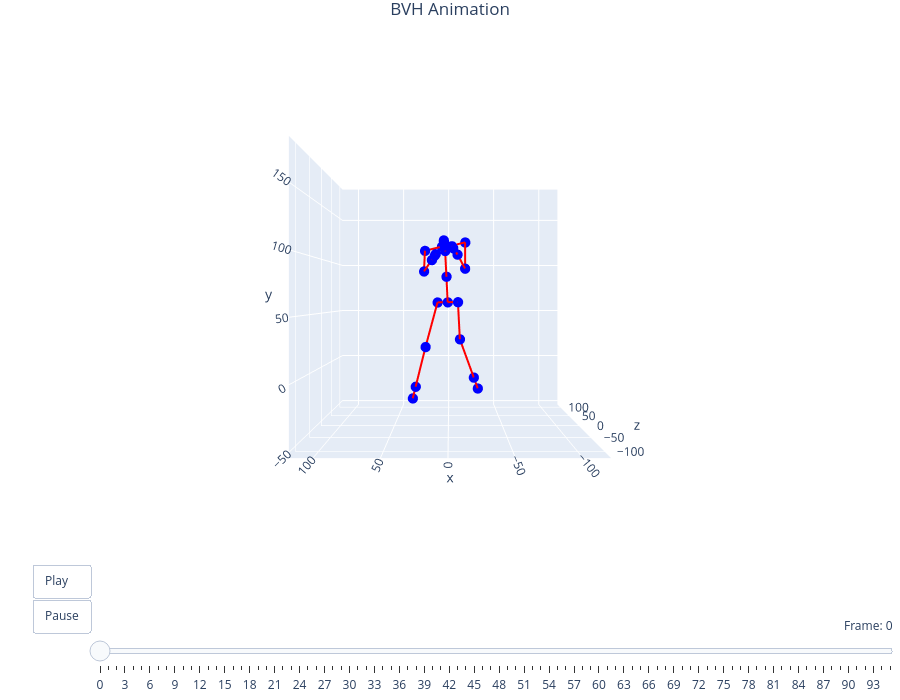

Notebook code cell kept with this figure:
### Code cell
filename = "fighter_002"
viewer = preview_bvh(f'bvh/{filename}.bvh', True, True)

### Figure 1 — Plotly figure (JSON) as saved in the notebook; plotly's stock layout.template omitted (floating-point values rounded to 4 significant figures)
{"data": [{"hoverinfo": "text", "marker": {"color": "blue", "size": 6}, "mode": "markers", "showlegend": false, "text": ["Hips", "Spine", "Chest", "Neck", "Head", "Head_end", "LeftCollar", "LeftShoulder", "LeftArm", "LeftForeArm", "LeftHand", "LeftHand_end", "RightCollar", "RightShoulder", "RightArm", "RightForeArm", "RightHand", "RightHand_end", "LeftUpLeg", "LeftLeg", "LeftFoot", "LeftFoot_end", "RightUpLeg", "RightLeg", "RightFoot", "RightFoot_end"], "type": "scatter3d", "x": [0.6284, 1.816, 3.004, 3.456, 4.087, 4.051, 6.004, 21.57, 22.05, 14.57, 11.99, 11.22, 0.003911, -15.56, -15.09, -8.017, -4.23, -3.094, 10.09, 21.07, 30.75, 33.66, -8.832, -10.79, -24.76, -28.95], "y": [60.15, 83.86, 107.6, 111.8, 115.5, 114.9, 111.6, 107.6, 88.22, 97.71, 101.6, 102.7, 111.6, 115.6, 90.75, 102.2, 107.4, 109.0, 60.01, 18.94, -19.22, -30.67, 60.3, 25.22, -13.81, -25.51], "z": [-0.1909, -1.265, -2.339, -10.66, -23.15, -19.29, -2.341, -3.993, -13.95, -28.03, -29.53, -29.98, -2.34, -0.6877, -14.64, -33.65, -37.78, -39.02, 1.185, -3.42, 7.607, 10.91, -1.566, 9.321, 33.46, 40.7]}, {"hoverinfo": "none", "line": {"color": "red", "width": 4}, "mode": "lines", "showlegend": false, "type": "scatter3d", "x": [1.816, 0.6284, null, 3.004, 1.816, null, 3.456, 3.004, null, 4.087, 3.456, null, 4.051, 4.087, null, 6.004, 3.004, null, 21.57, 6.004, null, 22.05, 21.57, null, 14.57, 22.05, null, 11.99, 14.57, null, 11.22, 11.99, null, 0.003911, 3.004, null, -15.56, 0.003911, null, -15.09, -15.56, null, -8.017, -15.09, null, -4.23, -8.017, null, -3.094, -4.23, null, 10.09, 0.6284, null, 21.07, 10.09, null, 30.75, 21.07, null, 33.66, 30.75, null, -8.832, 0.6284, null, -10.79, -8.832, null, -24.76, -10.79, null, -28.95, -24.76, null], "y": [83.86, 60.15, null, 107.6, 83.86, null, 111.8, 107.6, null, 115.5, 111.8, null, 114.9, 115.5, null, 111.6, 107.6, null, 107.6, 111.6, null, 88.22, 107.6, null, 97.71, 88.22, null, 101.6, 97.71, null, 102.7, 101.6, null, 111.6, 107.6, null, 115.6, 111.6, null, 90.75, 115.6, null, 102.2, 90.75, null, 107.4, 102.2, null, 109.0, 107.4, null, 60.01, 60.15, null, 18.94, 60.01, null, -19.22, 18.94, null, -30.67, -19.22, null, 60.3, 60.15, null, 25.22, 60.3, null, -13.81, 25.22, null, -25.51, -13.81, null], "z": [-1.265, -0.1909, null, -2.339, -1.265, null, -10.66, -2.339, null, -23.15, -10.66, null, -19.29, -23.15, null, -2.341, -2.339, null, -3.993, -2.341, null, -13.95, -3.993, null, -28.03, -13.95, null, -29.53, -28.03, null, -29.98, -29.53, null, -2.34, -2.339, null, -0.6877, -2.34, null, -14.64, -0.6877, null, -33.65, -14.64, null, -37.78, -33.65, null, -39.02, -37.78, null, 1.185, -0.1909, null, -3.42, 1.185, null, 7.607, -3.42, null, 10.91, 7.607, null, -1.566, -0.1909, null, 9.321, -1.566, null, 33.46, 9.321, null, 40.7, 33.46, null]}], "layout": {"height": 700, "margin": {"b": 0, "l": 0, "r": 0, "t": 30}, "scene": {"aspectmode": "cube", "camera": {"center": {"x": 0, "y": 0, "z": 0}, "eye": {"x": 0, "y": 0, "z": -2.5}, "up": {"x": 0, "y": 1, "z": 0}}, "xaxis": {"range": [-120.8, 117.7]}, "yaxis": {"range": [-54.28, 184.2]}, "zaxis": {"range": [-120.8, 117.7]}}, "sliders": [{"active": 0, "currentvalue": {"prefix": "Frame: ", "visible": true, "xanchor": "right"}, "len": 0.9, "pad": {"b": 10, "t": 50}, "steps": [{"args": [["frame_0"], {"frame": {"duration": 0, "redraw": true}, "mode": "immediate"}], "label": "0", "method": "animate"}, {"args": [["frame_1"], {"frame": {"duration": 0, "redraw": true}, "mode": "immediate"}], "label": "1", "method": "animate"}, {"args": [["frame_2"], {"frame": {"duration": 0, "redraw": true}, "mode": "immediate"}], "label": "2", "method": "animate"}, {"args": [["frame_3"], {"frame": {"duration": 0, "redraw": true}, "mode": "immediate"}], "label": "3", "method": "animate"}, {"args": [["frame_4"], {"frame": {"duration": 0, "redraw": true}, "mode": "immediate"}], "label": "4", "method": "animate"}, {"args": [["frame_5"], {"frame": {"duration": 0, "redraw": true}, "mode": "immediate"}], "label": "5", "method": "animate"}, {"args": [["frame_6"], {"frame": {"duration": 0, "redraw": true}, "mode": "immediate"}], "label": "6", "method": "animate"}, {"args": [["frame_7"], {"frame": {"duration": 0, "redraw": true}, "mode": "immediate"}], "label": "7", "method": "animate"}, {"args": [["frame_8"], {"frame": {"duration": 0, "redraw": true}, "mode": "immediate"}], "label": "8", "method": "animate"}, {"args": [["frame_9"], {"frame": {"duration": 0, "redraw": true}, "mode": "immediate"}], "label": "9", "method": "animate"}, {"args": [["frame_10"], {"frame": {"duration": 0, "redraw": true}, "mode": "immediate"}], "label": "10", "method": "animate"}, {"args": [["frame_11"], {"frame": {"duration": 0, "redraw": true}, "mode": "immediate"}], "label": "11", "method": "animate"}, {"args": [["frame_12"], {"frame": {"duration": 0, "redraw": true}, "mode": "immediate"}], "label": "12", "method": "animate"}, {"args": [["frame_13"], {"frame": {"duration": 0, "redraw": true}, "mode": "immediate"}], "label": "13", "method": "animate"}, {"args": [["frame_14"], {"frame": {"duration": 0, "redraw": true}, "mode": "immediate"}], "label": "14", "method": "animate"}, {"args": [["frame_15"], {"frame": {"duration": 0, "redraw": true}, "mode": "immediate"}], "label": "15", "method": "animate"}, {"args": [["frame_16"], {"frame": {"duration": 0, "redraw": true}, "mode": "immediate"}], "label": "16", "method": "animate"}, {"args": [["frame_17"], {"frame": {"duration": 0, "redraw": true}, "mode": "immediate"}], "label": "17", "method": "animate"}, {"args": [["frame_18"], {"frame": {"duration": 0, "redraw": true}, "mode": "immediate"}], "label": "18", "method": "animate"}, {"args": [["frame_19"], {"frame": {"duration": 0, "redraw": true}, "mode": "immediate"}], "label": "19", "method": "animate"}, {"args": [["frame_20"], {"frame": {"duration": 0, "redraw": true}, "mode": "immediate"}], "label": "20", "method": "animate"}, {"args": [["frame_21"], {"frame": {"duration": 0, "redraw": true}, "mode": "immediate"}], "label": "21", "method": "animate"}, {"args": [["frame_22"], {"frame": {"duration": 0, "redraw": true}, "mode": "immediate"}], "label": "22", "method": "animate"}, {"args": [["frame_23"], {"frame": {"duration": 0, "redraw": true}, "mode": "immediate"}], "label": "23", "method": "animate"}, {"args": [["frame_24"], {"frame": {"duration": 0, "redraw": true}, "mode": "immediate"}], "label": "24", "method": "animate"}, {"args": [["frame_25"], {"frame": {"duration": 0, "redraw": true}, "mode": "immediate"}], "label": "25", "method": "animate"}, {"args": [["frame_26"], {"frame": {"duration": 0, "redraw": true}, "mode": "immediate"}], "label": "26", "method": "animate"}, {"args": [["frame_27"], {"frame": {"duration": 0, "redraw": true}, "mode": "immediate"}], "label": "27", "method": "animate"}, {"args": [["frame_28"], {"frame": {"duration": 0, "redraw": true}, "mode": "immediate"}], "label": "28", "method": "animate"}, {"args": [["frame_29"], {"frame": {"duration": 0, "redraw": true}, "mode": "immediate"}], "label": "29", "method": "animate"}, {"args": [["frame_30"], {"frame": {"duration": 0, "redraw": true}, "mode": "immediate"}], "label": "30", "method": "animate"}, {"args": [["frame_31"], {"frame": {"duration": 0, "redraw": true}, "mode": "immediate"}], "label": "31", "method": "animate"}, {"args": [["frame_32"], {"frame": {"duration": 0, "redraw": true}, "mode": "immediate"}], "label": "32", "method": "animate"}, {"args": [["frame_33"], {"frame": {"duration": 0, "redraw": true}, "mode": "immediate"}], "label": "33", "method": "animate"}, {"args": [["frame_34"], {"frame": {"duration": 0, "redraw": true}, "mode": "immediate"}], "label": "34", "method": "animate"}, {"args": [["frame_35"], {"frame": {"duration": 0, "redraw": true}, "mode": "immediate"}], "label": "35", "method": "animate"}, {"args": [["frame_36"], {"frame": {"duration": 0, "redraw": true}, "mode": "immediate"}], "label": "36", "method": "animate"}, {"args": [["frame_37"], {"frame": {"duration": 0, "redraw": true}, "mode": "immediate"}], "label": "37", "method": "animate"}, {"args": [["frame_38"], {"frame": {"duration": 0, "redraw": true}, "mode": "immediate"}], "label": "38", "method": "animate"}, {"args": [["frame_39"], {"frame": {"duration": 0, "redraw": true}, "mode": "immediate"}], "label": "39", "method": "animate"}, {"args": [["frame_40"], {"frame": {"duration": 0, "redraw": true}, "mode": "immediate"}], "label": "40", "method": "animate"}, {"args": [["frame_41"], {"frame": {"duration": 0, "redraw": true}, "mode": "immediate"}], "label": "41", "method": "animate"}, {"args": [["frame_42"], {"frame": {"duration": 0, "redraw": true}, "mode": "immediate"}], "label": "42", "method": "animate"}, {"args": [["frame_43"], {"frame": {"duration": 0, "redraw": true}, "mode": "immediate"}], "label": "43", "method": "animate"}, {"args": [["frame_44"], {"frame": {"duration": 0, "redraw": true}, "mode": "immediate"}], "label": "44", "method": "animate"}, {"args": [["frame_45"], {"frame": {"duration": 0, "redraw": true}, "mode": "immediate"}], "label": "45", "method": "animate"}, {"args": [["frame_46"], {"frame": {"duration": 0, "redraw": true}, "mode": "immediate"}], "label": "46", "method": "animate"}, {"args": [["frame_47"], {"frame": {"duration": 0, "redraw": true}, "mode": "immediate"}], "label": "47", "method": "animate"}, {"args": [["frame_48"], {"frame": {"duration": 0, "redraw": true}, "mode": "immediate"}], "label": "48", "method": "animate"}, {"args": [["frame_49"], {"frame": {"duration": 0, "redraw": true}, "mode": "immediate"}], "label": "49", "method": "animate"}, {"args": [["frame_50"], {"frame": {"duration": 0, "redraw": true}, "mode": "immediate"}], "label": "50", "method": "animate"}, {"args": [["frame_51"], {"frame": {"duration": 0, "redraw": true}, "mode": "immediate"}], "label": "51", "method": "animate"}, {"args": [["frame_52"], {"frame": {"duration": 0, "redraw": true}, "mode": "immediate"}], "label": "52", "method": "animate"}, {"args": [["frame_53"], {"frame": {"duration": 0, "redraw": true}, "mode": "immediate"}], "label": "53", "method": "animate"}, {"args": [["frame_54"], {"frame": {"duration": 0, "redraw": true}, "mode": "immediate"}], "label": "54", "method": "animate"}, {"args": [["frame_55"], {"frame": {"duration": 0, "redraw": true}, "mode": "immediate"}], "label": "55", "method": "animate"}, {"args": [["frame_56"], {"frame": {"duration": 0, "redraw": true}, "mode": "immediate"}], "label": "56", "method": "animate"}, {"args": [["frame_57"], {"frame": {"duration": 0, "redraw": true}, "mode": "immediate"}], "label": "57", "method": "animate"}, {"args": [["frame_58"], {"frame": {"duration": 0, "redraw": true}, "mode": "immediate"}], "label": "58", "method": "animate"}, {"args": [["frame_59"], {"frame": {"duration": 0, "redraw": true}, "mode": "immediate"}], "label": "59", "method": "animate"}, {"args": [["frame_60"], {"frame": {"duration": 0, "redraw": true}, "mode": "immediate"}], "label": "60", "method": "animate"}, {"args": [["frame_61"], {"frame": {"duration": 0, "redraw": true}, "mode": "immediate"}], "label": "61", "method": "animate"}, {"args": [["frame_62"], {"frame": {"duration": 0, "redraw": true}, "mode": "immediate"}], "label": "62", "method": "animate"}, {"args": [["frame_63"], {"frame": {"duration": 0, "redraw": true}, "mode": "immediate"}], "label": "63", "method": "animate"}, {"args": [["frame_64"], {"frame": {"duration": 0, "redraw": true}, "mode": "immediate"}], "label": "64", "method": "animate"}, {"args": [["frame_65"], {"frame": {"duration": 0, "redraw": true}, "mode": "immediate"}], "label": "65", "method": "animate"}, {"args": [["frame_66"], {"frame": {"duration": 0, "redraw": true}, "mode": "immediate"}], "label": "66", "method": "animate"}, {"args": [["frame_67"], {"frame": {"duration": 0, "redraw": true}, "mode": "immediate"}], "label": "67", "method": "animate"}, {"args": [["frame_68"], {"frame": {"duration": 0, "redraw": true}, "mode": "immediate"}], "label": "68", "method": "animate"}, {"args": [["frame_69"], {"frame": {"duration": 0, "redraw": true}, "mode": "immediate"}], "label": "69", "method": "animate"}, {"args": [["frame_70"], {"frame": {"duration": 0, "redraw": true}, "mode": "immediate"}], "label": "70", "method": "animate"}, {"args": [["frame_71"], {"frame": {"duration": 0, "redraw": true}, "mode": "immediate"}], "label": "71", "method": "animate"}, {"args": [["frame_72"], {"frame": {"duration": 0, "redraw": true}, "mode": "immediate"}], "label": "72", "method": "animate"}, {"args": [["frame_73"], {"frame": {"duration": 0, "redraw": true}, "mode": "immediate"}], "label": "73", "method": "animate"}, {"args": [["frame_74"], {"frame": {"duration": 0, "redraw": true}, "mode": "immediate"}], "label": "74", "method": "animate"}, {"args": [["frame_75"], {"frame": {"duration": 0, "redraw": true}, "mode": "immediate"}], "label": "75", "method": "animate"}, {"args": [["frame_76"], {"frame": {"duration": 0, "redraw": true}, "mode": "immediate"}], "label": "76", "method": "animate"}, {"args": [["frame_77"], {"frame": {"duration": 0, "redraw": true}, "mode": "immediate"}], "label": "77", "method": "animate"}, {"args": [["frame_78"], {"frame": {"duration": 0, "redraw": true}, "mode": "immediate"}], "label": "78", "method": "animate"}, {"args": [["frame_79"], {"frame": {"duration": 0, "redraw": true}, "mode": "immediate"}], "label": "79", "method": "animate"}, {"args": [["frame_80"], {"frame": {"duration": 0, "redraw": true}, "mode": "immediate"}], "label": "80", "method": "animate"}, {"args": [["frame_81"], {"frame": {"duration": 0, "redraw": true}, "mode": "immediate"}], "label": "81", "method": "animate"}, {"args": [["frame_82"], {"frame": {"duration": 0, "redraw": true}, "mode": "immediate"}], "label": "82", "method": "animate"}, {"args": [["frame_83"], {"frame": {"duration": 0, "redraw": true}, "mode": "immediate"}], "label": "83", "method": "animate"}, {"args": [["frame_84"], {"frame": {"duration": 0, "redraw": true}, "mode": "immediate"}], "label": "84", "method": "animate"}, {"args": [["frame_85"], {"frame": {"duration": 0, "redraw": true}, "mode": "immediate"}], "label": "85", "method": "animate"}, {"args": [["frame_86"], {"frame": {"duration": 0, "redraw": true}, "mode": "immediate"}], "label": "86", "method": "animate"}, {"args": [["frame_87"], {"frame": {"duration": 0, "redraw": true}, "mode": "immediate"}], "label": "87", "method": "animate"}, {"args": [["frame_88"], {"frame": {"duration": 0, "redraw": true}, "mode": "immediate"}], "label": "88", "method": "animate"}, {"args": [["frame_89"], {"frame": {"duration": 0, "redraw": true}, "mode": "immediate"}], "label": "89", "method": "animate"}, {"args": [["frame_90"], {"frame": {"duration": 0, "redraw": true}, "mode": "immediate"}], "label": "90", "method": "animate"}, {"args": [["frame_91"], {"frame": {"duration": 0, "redraw": true}, "mode": "immediate"}], "label": "91", "method": "animate"}, {"args": [["frame_92"], {"frame": {"duration": 0, "redraw": true}, "mode": "immediate"}], "label": "92", "method": "animate"}, {"args": [["frame_93"], {"frame": {"duration": 0, "redraw": true}, "mode": "immediate"}], "label": "93", "method": "animate"}, {"args": [["frame_94"], {"frame": {"duration": 0, "redraw": true}, "mode": "immediate"}], "label": "94", "method": "animate"}, {"args": [["frame_95"], {"frame": {"duration": 0, "redraw": true}, "mode": "immediate"}], "label": "95", "method": "animate"}], "x": 0.1, "xanchor": "left", "y": 0, "yanchor": "top"}], "title": {"text": "BVH Animation", "x": 0.5, "xanchor": "center"}, "updatemenus": [{"buttons": [{"args": [null, {"frame": {"duration": 83, "redraw": true}, "fromcurrent": true, "mode": "immediate"}], "label": "Play", "method": "animate"}, {"args": [[null], {"frame": {"duration": 0, "redraw": false}, "mode": "immediate"}], "label": "Pause", "method": "animate"}], "showactive": false, "type": "buttons", "x": 0.1, "xanchor": "right", "y": 0, "yanchor": "top"}]}}
